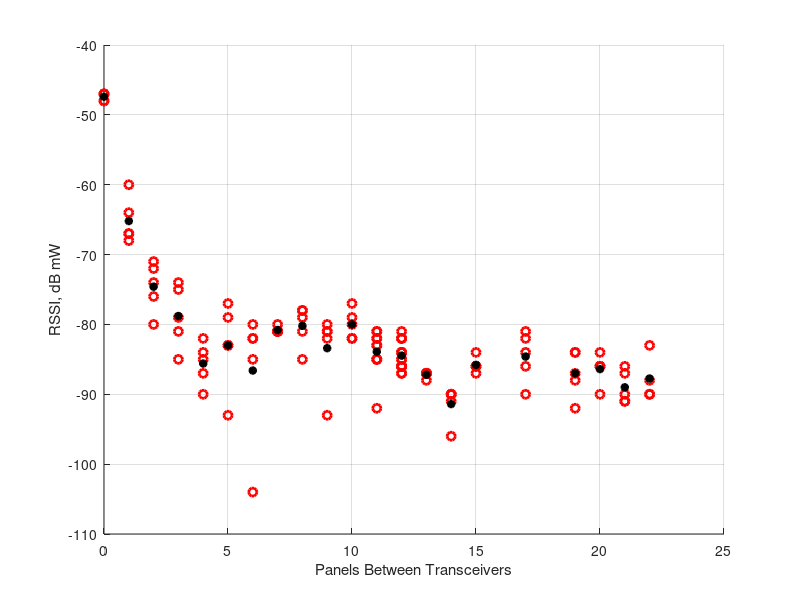
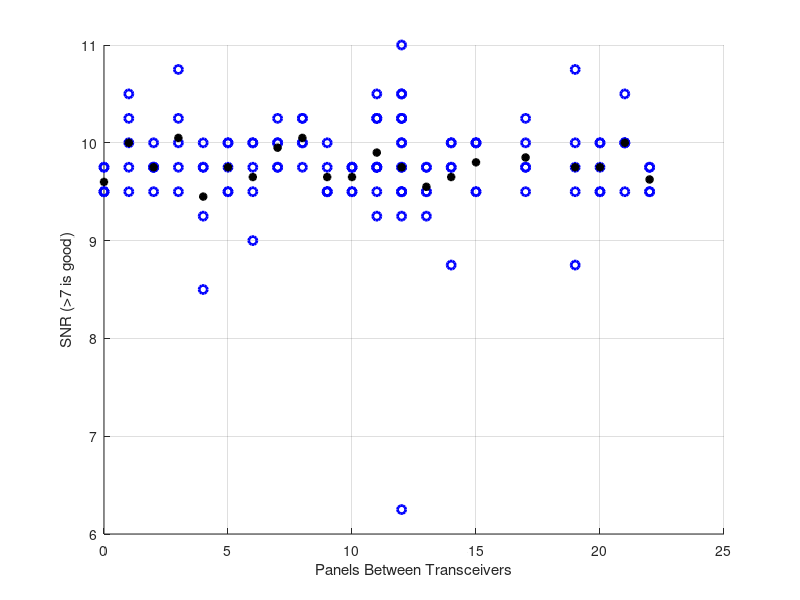

Reproduce these figures in MATLAB, in order.
%/*
%  FILE: test_fence_view.m
%  VERSION: 1.0.0
%  TEST DATE: 4 March 2023
%  DATE: 4 March 2023
%  PROJECT: Distributed Fence Monitor Capstone
%  AUTHORS: Briellyn Braithwaite
%  DESCRIPTION:
%*/

%% Load Data
clearvars
close all
load('fence_3.mat')
% test 1: on the ground going down the fence
% test 2: tried holding vertical?
% test 3: went down fence, holding vertical :3
disp('Data:')

disp([databuf.rssi' databuf.snr'])

%% Error Corrections?

%% Plots

figure, hold on
grid on
plot(databuf.panel, databuf.rssi, 'ro', 'linewidth', 2)
xlabel('Panels Between Transceivers')
ylabel('RSSI, dB mW')

% plot mean at each panel
for p=min(databuf.panel):max(databuf.panel)
    acc = 0;
    n = 0;
    for m = 1:length(databuf.panel)
        if(databuf.panel(m) == p)
            acc = acc + databuf.rssi(m);
            n = n + 1;
        end
    end
    if(n > 0)
        plot(p, acc/n, 'k*', 'linewidth', 2)
    end
end

figure, hold on
grid on
plot(databuf.panel, databuf.snr, 'bo', 'linewidth', 2)
xlabel('Panels Between Transceivers')
ylabel('SNR (>7 is good)')

% plot mean at each panel
for p=min(databuf.panel):max(databuf.panel)
    acc = 0;
    n = 0;
    for m = 1:length(databuf.panel)
        if(databuf.panel(m) == p)
            acc = acc + databuf.snr(m);
            n = n + 1;
        end
    end
    if(n > 0)
        plot(p, acc/n, 'k*', 'linewidth', 2)
    end
end

